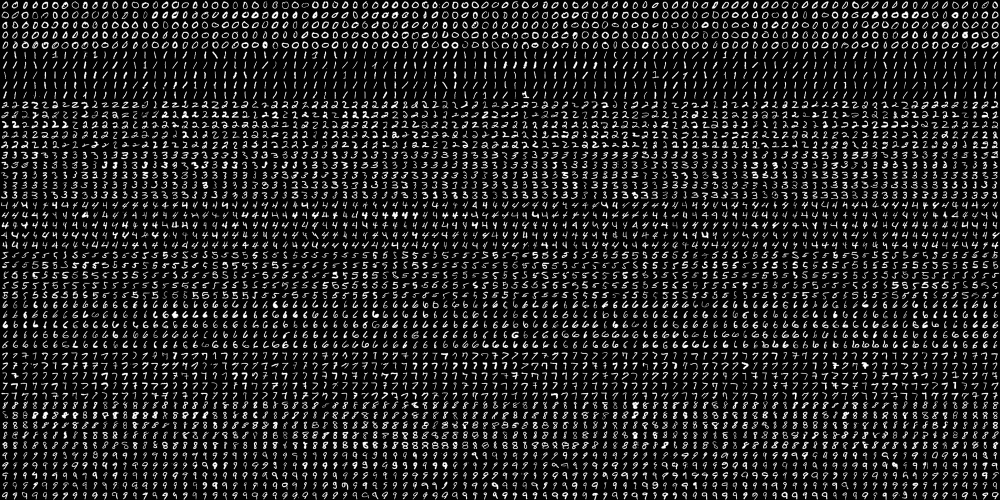
#> input picture Archive/2020.02/CS395/TextRecog/digits.png, 2000 x 1000 px (shown at 1/2 size)
$ python TextRecog.py
#> lines starting #> are read from the running program, lines starting #| are printed output that depends on the picture
import numpy as np
import cv2
import os #displaying folder contents


# Preprocess
image = cv2.imread('digits.png')
#> image is the input picture: shape (1000, 2000, 3); min 0, max 255, mean 33.8
gray_img = cv2.cvtColor(image, cv2.COLOR_BGR2GRAY)
divisions = list(np.hsplit(i,100) for i in np.vsplit(gray_img,50))
#> divisions = 50 items

# Train the knn model
NP_array = np.array(divisions)
train_data = NP_array.reshape(-1,400).astype(np.float32)
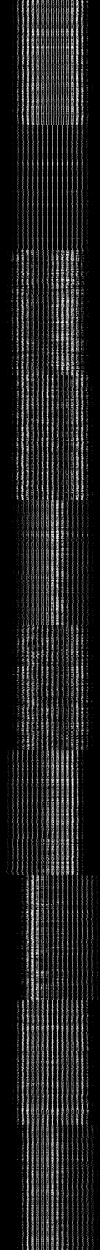
#> train_data: shape (5000, 400) float32 (shown at 1/4 size); min 0, max 255, mean 33.8
k = np.arange(10)
train_labels = np.repeat(k,500)[:,np.newaxis]
knn = cv2.ml.KNearest_create()
knn.train(train_data, cv2.ml.ROW_SAMPLE, train_labels)

# My handwriting
image = cv2.imread('codySheet.jpg')
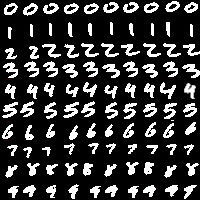
#> input picture Archive/2020.02/CS395/TextRecog/codySheet.jpg, 200 x 200 px
#> image is the input picture: shape (200, 200, 3); mean B, G, R 54.2, 54.2, 54.2
gray_img = cv2.cvtColor(image, cv2.COLOR_BGR2GRAY)
#> gray_img: shape (200, 200)
divisions = list(np.hsplit(i,10) for i in np.vsplit(gray_img,10))
#> divisions = 10 items
NP_array = np.array(divisions)
test_data = NP_array.reshape(-1,400).astype(np.float32)
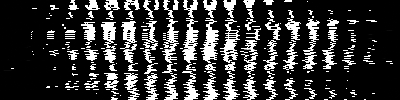
#> test_data: shape (100, 400) float32; min 0, max 255, mean 54.2

#find a good K
highestK = 0
highestPercent = 0.0
wrong = {}
for kk in range(1,100):
    ret, output ,neighbours, distance = knn.findNearest(test_data, k = kk)

    correct = 0
    incorrect = 0
    i = 0;
    for ans in output:
        if ans[0] == i//10:
            correct+=1
        else:
            incorrect+=1
            if i//10 not in wrong:
                wrong[i//10] = {}
            if i%10 not in wrong[i//10]:
                wrong[i//10][i%10] = 0
            wrong[i//10][i%10] +=1
        i+=1
    accuracy = correct/(correct+incorrect)
    print("Accuracy on my handwriting:")
    print("Correct:",correct, "incorrect:",incorrect, "total:", correct+incorrect, "Accuracy:", accuracy+0.33)
    if highestPercent < accuracy:
        highestPercent = accuracy
        highestK = kk
#> after the loop, highestK = 1; highestPercent = 0.59; wrong = 10 items
print("Highest K:",highestK,"accuracy:",highestPercent+0.33)
print("file\/ folder->")
print("00 01 02 03 04 05 06 07 08 09")
for key in wrong:
    for digit in range(0,10):
        if digit in wrong[key]:
            if wrong[key][digit] < 9:
                print(" ", end="",flush=True)
            print(wrong[key][digit], end =" ",flush=True)
        else:
            print("-- ", end = "",flush=True)
    print()
#> this loop made 10 passes
#> key on pass 10: 3

#LIVE DEMO
while True:
    i=0
    image = cv2.imread('live.png')
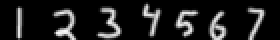
#> input picture Archive/2020.02/CS395/TextRecog/live.png, 140 x 20 px (shown 2 times larger)
#> image is the input picture: shape (20, 140, 3); min 0, max 251, mean 30
    gray_img = cv2.cvtColor(image, cv2.COLOR_BGR2GRAY)
#> gray_img: shape (20, 140)
    divisions = list(np.hsplit(i,7) for i in np.vsplit(gray_img,1))
#> divisions = 1 item
    NP_array = np.array(divisions)
    test_data = NP_array.reshape(-1,400).astype(np.float32)
    ret, output ,neighbours, distance = knn.findNearest(test_data, k = kk)
#> ret = 1; output = [1, 0, 1, 1, 1, 5, 1]

    print()
    print("LIVE DEMO RESULTS:")
    for ans in output:
        print(ans,end=" ")
        i+=1
#> this loop made 7 passes
#> ans on passes 1 to 7: [1], [0], [1], [1], [1], [5], [1]
#> after the loop, i = 7
    print()
#> (the run stopped early here; a loop or call above may not have finished)
